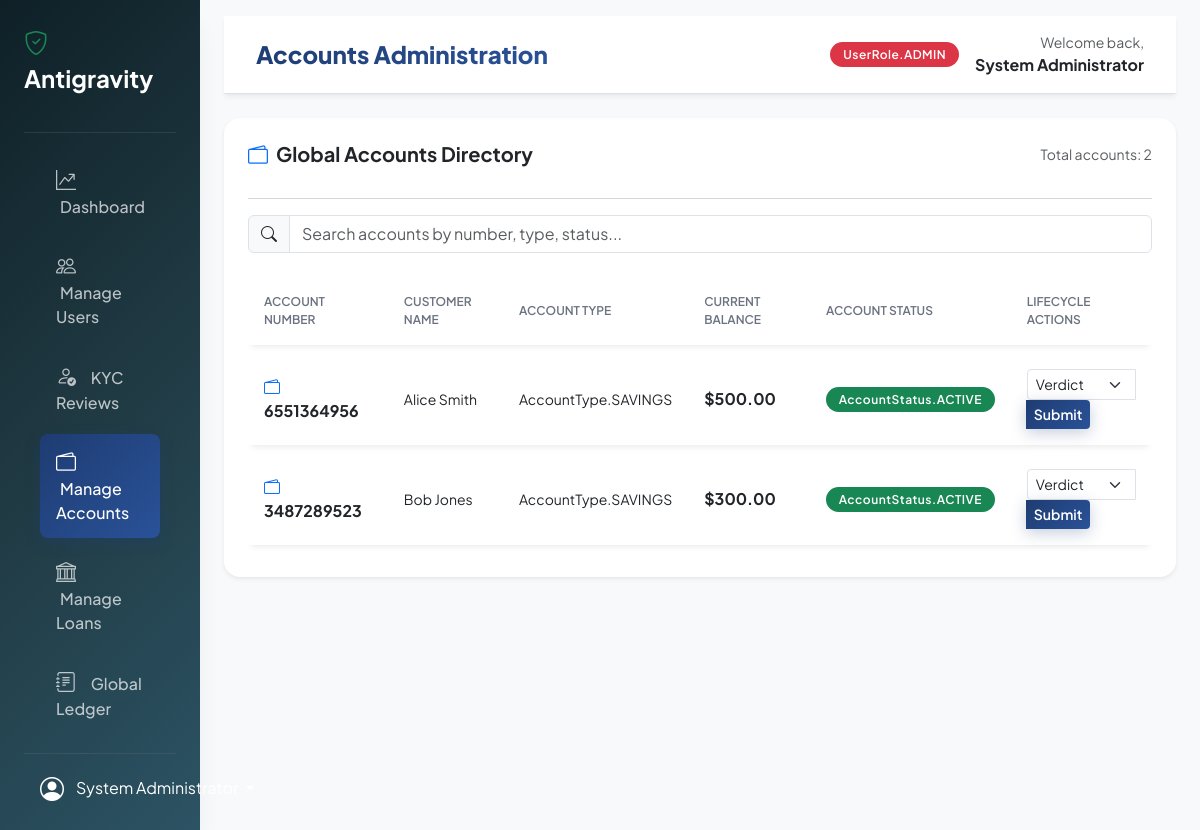
/admin/accounts (signed in), run on the app's committed database.
### app/models/user.py (models this page shows)
class User(Base):
    __tablename__ = "users"
    id = Column(Integer, primary_key=True, index=True)
    full_name = Column(String, nullable=False)
    email = Column(String, unique=True, index=True, nullable=False)
    mobile_number = Column(String, nullable=True)
    hashed_password = Column(String, nullable=False)
    address = Column(String, nullable=True)
    role = Column(Enum(UserRole), default=UserRole.CUSTOMER, nullable=False)
    kyc_status = Column(Enum(KYCStatus), default=KYCStatus.DRAFT, nullable=False)
    kyc_comments = Column(String, nullable=True)
    is_active = Column(Boolean, default=True, nullable=False)
    created_at = Column(DateTime(timezone=True), server_default=func.now())
    updated_at = Column(DateTime(timezone=True), server_default=func.now(), onupdate=func.now())
    kyc_documents = relationship("KYCDocument", back_populates="user", cascade="all, delete-orphan")
    accounts = relationship("Account", back_populates="user", cascade="all, delete-orphan")
    loans = relationship("Loan", back_populates="user", cascade="all, delete-orphan")

### app/models/account.py (models this page shows)
class Account(Base):
    __tablename__ = "accounts"
    id = Column(Integer, primary_key=True, index=True)
    user_id = Column(Integer, ForeignKey("users.id", ondelete="CASCADE"), nullable=False)
    account_number = Column(String, unique=True, index=True, nullable=False)
    account_type = Column(Enum(AccountType), nullable=False)
    balance = Column(Numeric(precision=15, scale=2), default=0.00, nullable=False)
    status = Column(Enum(AccountStatus), default=AccountStatus.ACTIVE, nullable=False)
    created_at = Column(DateTime(timezone=True), server_default=func.now())
    updated_at = Column(DateTime(timezone=True), server_default=func.now(), onupdate=func.now())
    user = relationship("User", back_populates="accounts")

### app/accounts/router.py (the view)
@router.get("/admin/accounts", response_class=HTMLResponse)
def get_admin_accounts_page(
    request: Request,
    admin: User = Depends(get_current_admin_page),
    db: Session = Depends(get_db)
):
    accounts = account_service.list_all_accounts(db)
    return templates.TemplateResponse(
        request,
        "admin/accounts.html",
        {"user": admin, "accounts": accounts}
    )

### templates/admin/accounts.html (shortened to what this page needs)
{% extends "layouts/base.html" %}
{% block header_title %}Accounts Administration{% endblock %}
{% block content %}
<div class="card border-0 shadow-sm rounded-4 p-4">
    <div class="d-flex justify-content-between align-items-center mb-3">
        <h5 class="fw-bold m-0"><i class="bi bi-wallet2 text-primary me-2"></i>Global Accounts Directory</h5>
        <span class="text-muted small">Total accounts: {{ accounts|length }}</span>
    </div>
    <hr class="text-muted">
    <div class="mb-3 input-group">
        <span class="input-group-text bg-light"><i class="bi bi-search"></i></span>
        <input type="text" class="form-control table-search" data-target="accounts-table" placeholder="Search accounts by number, type, status...">
    </div>
    {% if accounts %}
    <div class="table-responsive">
        <table class="table align-middle custom-table mb-0" id="accounts-table">
            <thead>
                <tr>
                    <th>Account Number</th>
                    <th>Customer Name</th>
                    <th>Account Type</th>
                    <th>Current Balance</th>
                    <th>Account Status</th>
                    <th>Lifecycle Actions</th>
                </tr>
            </thead>
            <tbody>
                {% for acc in accounts %}
                <tr>
                    <td class="fw-bold"><i class="bi bi-wallet2 text-primary me-2"></i>{{ acc.account_number }}</td>
                    <td class="small">{{ acc.user.full_name }}</td>
                    <td class="small">{{ acc.account_type }}</td>
                    <td class="fw-bold">${{ "%.2f"|format(acc.balance) }}</td>
                    <td>
                        <span class="badge badge-premium {% if acc.status == 'ACTIVE' %}bg-success{% elif acc.status == 'FROZEN' %}bg-warning text-dark{% else %}bg-danger{% endif %}">
                            {{ acc.status }}
                        </span>
                    </td>
                    <td>
                        {% if acc.status != 'CLOSED' %}
                        <form action="/admin/accounts/{{ acc.id }}/status" method="POST" class="d-inline needs-validation" novalidate>
                            <div class="input-group input-group-sm">
                                <select class="form-select form-select-sm" name="account_status" required>
                                    <option value="" disabled selected>Verdict</option>
                                </select>
                                <button type="submit" class="btn btn-sm btn-primary-grad">Submit</button>
                            </div>
                        </form>
                        {% else %}
                        <span class="text-danger small italic"><i class="bi bi-x-octagon"></i> Permanently Closed</span>
                        {% endif %}
                    </td>
                </tr>
                {% endfor %}
            </tbody>
        </table>
    </div>
    {% else %}
    <div class="text-center py-5 text-muted">
        <i class="bi bi-wallet2 fs-1 d-block mb-3"></i>
        <p>No bank accounts open yet in the system.</p>
    </div>
    {% endif %}
</div>
{% endblock %}

### templates/layouts/base.html (shortened to what this page needs)
<!DOCTYPE html>
<html lang="en">
<head>
    <link href="https://cdn.jsdelivr.net/npm/bootstrap@5.3.0/dist/css/bootstrap.min.css" rel="stylesheet">
    <link href="https://cdn.jsdelivr.net/npm/bootstrap-icons@1.10.0/font/bootstrap-icons.css" rel="stylesheet">
    <link href="/static/css/custom.css" rel="stylesheet">
</head>
<body class="bg-light">
    <div class="container-fluid p-0">
        <div class="row g-0">
            <div class="col-auto col-md-3 col-xl-2 px-sm-2 px-0 sidebar d-flex flex-column align-items-stretch">
                <div class="d-flex flex-column align-items-center align-items-sm-start px-3 pt-4 text-white min-vh-100 w-100">
                    <a href="/" class="d-flex align-items-center pb-3 mb-md-1 me-md-auto text-white text-decoration-none">
                        <span class="fs-4 fw-bold"><i class="bi bi-shield-check text-success me-2"></i>Antigravity</span>
                    </a>
                    <hr class="w-100 text-secondary">
                    <ul class="nav nav-pills flex-column mb-auto align-items-center align-items-sm-start w-100" id="menu">
                        {% if user.role == "CUSTOMER" %}
                        <li class="w-100">
                            <a href="/dashboard" class="nav-link align-middle px-3 {% if request.url.path == '/dashboard' %}active{% endif %}">
                                <i class="fs-5 bi-speedometer2 me-2"></i> <span class="ms-1 d-none d-sm-inline">Dashboard</span>
                            </a>
                        </li>
                        <li class="w-100">
                            <a href="/accounts" class="nav-link align-middle px-3 {% if request.url.path == '/accounts' %}active{% endif %}">
                                <i class="fs-5 bi-wallet2 me-2"></i> <span class="ms-1 d-none d-sm-inline">Accounts</span>
                            </a>
                        </li>
                        <li class="w-100">
                            <a href="/transactions" class="nav-link align-middle px-3 {% if request.url.path == '/transactions' %}active{% endif %}">
                                <i class="fs-5 bi-arrow-left-right me-2"></i> <span class="ms-1 d-none d-sm-inline">Transactions</span>
                            </a>
                        </li>
                        <li class="w-100">
                            <a href="/statements" class="nav-link align-middle px-3 {% if request.url.path == '/statements' %}active{% endif %}">
                                <i class="fs-5 bi-file-text me-2"></i> <span class="ms-1 d-none d-sm-inline">Statements</span>
                            </a>
                        </li>
                        <li class="w-100">
                            <a href="/loans" class="nav-link align-middle px-3 {% if request.url.path == '/loans' %}active{% endif %}">
                                <i class="fs-5 bi-bank me-2"></i> <span class="ms-1 d-none d-sm-inline">Loans</span>
                            </a>
                        </li>
                        <li class="w-100">
                            <a href="/kyc" class="nav-link align-middle px-3 {% if request.url.path == '/kyc' %}active{% endif %}">
                                <i class="fs-5 bi-person-badge me-2"></i> <span class="ms-1 d-none d-sm-inline">KYC Upload</span>
                            </a>
                        </li>
                        <li class="w-100">
                            <a href="/profile" class="nav-link align-middle px-3 {% if request.url.path == '/profile' %}active{% endif %}">
                                <i class="fs-5 bi-person-gear me-2"></i> <span class="ms-1 d-none d-sm-inline">Profile Settings</span>
                            </a>
                        </li>
                        {% elif user.role == "ADMIN" %}
                        <li class="w-100">
                            <a href="/admin/dashboard" class="nav-link align-middle px-3 {% if request.url.path == '/admin/dashboard' %}active{% endif %}">
                                <i class="fs-5 bi-graph-up-arrow me-2"></i> <span class="ms-1 d-none d-sm-inline">Dashboard</span>
                            </a>
                        </li>
                        <li class="w-100">
                            <a href="/admin/users" class="nav-link align-middle px-3 {% if request.url.path == '/admin/users' %}active{% endif %}">
                                <i class="fs-5 bi-people me-2"></i> <span class="ms-1 d-none d-sm-inline">Manage Users</span>
                            </a>
                        </li>
                        <li class="w-100">
                            <a href="/admin/kyc-reviews" class="nav-link align-middle px-3 {% if request.url.path == '/admin/kyc-reviews' %}active{% endif %}">
                                <i class="fs-5 bi-person-check me-2"></i> <span class="ms-1 d-none d-sm-inline">KYC Reviews</span>
                            </a>
                        </li>
                        <li class="w-100">
                            <a href="/admin/accounts" class="nav-link align-middle px-3 {% if request.url.path == '/admin/accounts' %}active{% endif %}">
                                <i class="fs-5 bi-wallet2 me-2"></i> <span class="ms-1 d-none d-sm-inline">Manage Accounts</span>
                            </a>
                        </li>
                        <li class="w-100">
                            <a href="/admin/loans" class="nav-link align-middle px-3 {% if request.url.path == '/admin/loans' %}active{% endif %}">
                                <i class="fs-5 bi-bank me-2"></i> <span class="ms-1 d-none d-sm-inline">Manage Loans</span>
                            </a>
                        </li>
                        <li class="w-100">
                            <a href="/admin/transactions" class="nav-link align-middle px-3 {% if request.url.path == '/admin/transactions' %}active{% endif %}">
                                <i class="fs-5 bi-journal-text me-2"></i> <span class="ms-1 d-none d-sm-inline">Global Ledger</span>
                            </a>
                        </li>
                        {% endif %}
                    </ul>
                    <hr class="w-100 text-secondary">
                    <div class="dropdown pb-4 w-100 px-3">
                        <a href="#" class="d-flex align-items-center text-white text-decoration-none dropdown-toggle" id="dropdownUser1" data-bs-toggle="dropdown" aria-expanded="false">
                            <i class="bi bi-person-circle fs-4 me-2"></i>
                            <span class="d-none d-sm-inline mx-1">{{ user.full_name }}</span>
                        </a>
                    </div>
                </div>
            </div>
            <div class="col py-3 px-md-4" style="max-height: 100vh; overflow-y: auto;">
                <header class="navbar-top d-flex justify-content-between align-items-center border-bottom mb-4">
                    <h1 class="h4 m-0 brand-title">
                        {% block header_title %}Overview{% endblock %}
                    </h1>
                    <div class="d-flex align-items-center">
                        <span class="badge badge-premium {% if user.role == 'ADMIN' %}bg-danger{% else %}bg-primary{% endif %} me-3">
                            {{ user.role }}
                        </span>
                        <div class="text-end">
                            <small class="text-muted d-block">Welcome back,</small>
                            <strong class="text-dark">{{ user.full_name }}</strong>
                        </div>
                    </div>
                </header>
                {% set flash_success = request.query_params.get('success') %}
                {% set flash_error = request.query_params.get('error') %}
                <main>
                    {% block content %}{% endblock %}
                </main>
            </div>
        </div>
    </div>
</body>
</html>

### static/css/custom.css (style rules this page uses)
:root { --primary-gradient: linear-gradient(135deg, #1e3c72 0%, #2a5298 100%); --accent-gradient: linear-gradient(135deg, #11998e 0%, #38ef7d 100%); --warning-gradient: linear-gradient(135deg, #f12711 0%, #f5af19 100%); --dark-gradient: linear-gradient(135deg, #0f2027 0%, #203a43 50%, #2c5364 100%); --bg-light: #f8f9fa; --bg-card: #ffffff; --font-primary: 'Plus Jakarta Sans', sans-serif; --shadow-sm: 0 4px 6px -1px rgba(0, 0, 0, 0.05), 0 2px 4px -1px rgba(0, 0, 0, 0.03); --shadow-md: 0 10px 15px -3px rgba(0, 0, 0, 0.05), 0 4px 6px -2px rgba(0, 0, 0, 0.02); --shadow-lg: 0 20px 25px -5px rgba(0, 0, 0, 0.07), 0 10px 10px -5px rgba(0, 0, 0, 0.02); }
body { font-family: var(--font-primary); background-color: #f3f4f6; color: #1f2937; overflow-x: hidden; }
.brand-title { background: var(--primary-gradient); -webkit-background-clip: text; -webkit-text-fill-color: transparent; font-weight: 800; }
.sidebar { background: var(--dark-gradient); min-height: 100vh; box-shadow: var(--shadow-lg); z-index: 1000; }
.sidebar .nav-link { color: rgba(255, 255, 255, 0.7); font-weight: 500; padding: 0.8rem 1.5rem; border-radius: 0.5rem; margin: 0.2rem 1rem; transition: all 0.2s ease-in-out; }
.sidebar .nav-link.active { color: #ffffff; background: var(--primary-gradient); box-shadow: 0 4px 14px 0 rgba(30, 60, 114, 0.4); }
.navbar-top { background-color: var(--bg-card); box-shadow: var(--shadow-sm); padding: 1rem 2rem; }
.btn-primary-grad { background: var(--primary-gradient); border: none; color: white; box-shadow: 0 4px 15px rgba(30, 60, 114, 0.25); transition: all 0.2s; font-weight: 600; }
.custom-table { border-collapse: separate; border-spacing: 0 0.5rem; }
.custom-table tr { background-color: var(--bg-card); box-shadow: var(--shadow-sm); border-radius: 0.5rem; transition: all 0.15s ease-in-out; }
.custom-table td, .custom-table th { border: none; padding: 1rem; vertical-align: middle; }
.custom-table th { font-weight: 600; color: #6b7280; text-transform: uppercase; font-size: 0.75rem; }
.badge-premium { padding: 0.4rem 0.8rem; border-radius: 30px; font-weight: 600; font-size: 0.75rem; letter-spacing: 0.5px; }

### data on the page
User: full_name "System Administrator", role "UserRole.ADMIN"
Account: account_number "6551364956", user.full_name "Alice Smith", account_type "AccountType.SAVINGS", balance "500.00", status "AccountStatus.ACTIVE"
Account: account_number "3487289523", user.full_name "Bob Jones", account_type "AccountType.SAVINGS", balance "300.00", status "AccountStatus.ACTIVE"

### other printed values
{{ accounts|length }} "2"
